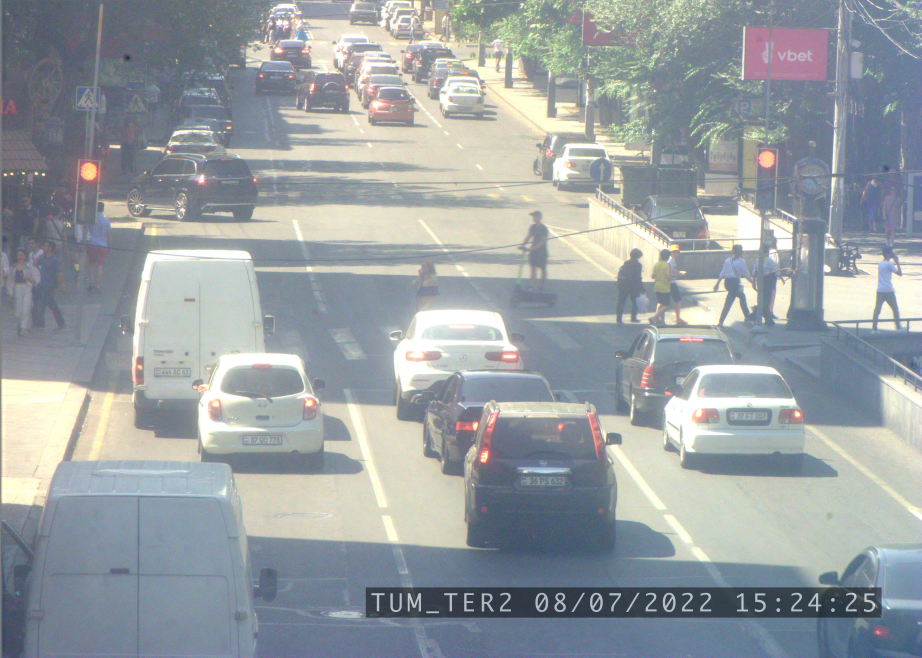
#> input picture Textures/11.jpg, 4608 x 3288 px (shown at 1/5 size)
$ python testing2.py
#> lines starting #> are read from the running program, lines starting #| are printed output that depends on the picture; after the words box and inside, x2 and y2 are one past the last pixel; in counts of white or black regions, pixels touching at a corner belong together
import cv2
# import imutils

# Initializing the HOG person
hog = cv2.HOGDescriptor()
hog.setSVMDetector(cv2.HOGDescriptor_getDefaultPeopleDetector())


#FIXME: esi a et sharpeni methody
# kernel = np.array([[0, -1, 0],
#                    [-1, 5,-1],
#                    [0, -1, 0]])
# image_sharp = cv2.filter2D(src=image, ddepth=-1, kernel=kernel)

# Reading the Image
# image = cv2.imread('Textures/11.jpg', 0)
image = cv2.resize(cv2.imread('Textures/11.jpg', 0), [1260, 914])
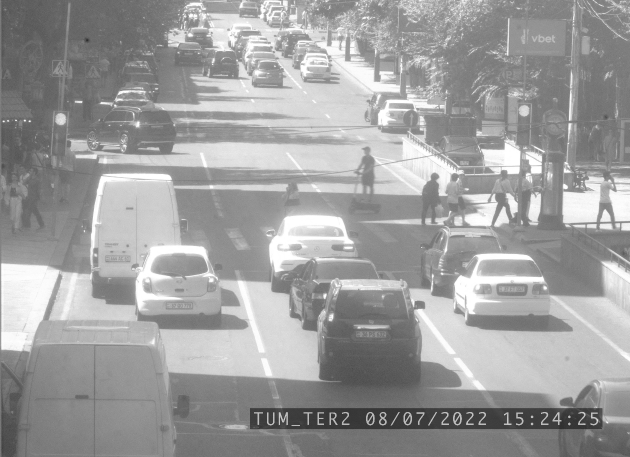
#> image: shape (914, 1260) (shown at 1/2 size); min 41, max 255, mean 158

# Resizing the Image
# image = imutils.resize(image,
#                        width=min(500, image.shape[1]))

# Detecting all humans
(humans, _) = hog.detectMultiScale(image,
                                   winStride=(3, 3),
                                   padding=(3, 3),
                                   scale=1.21)
#> humans = [[697, 276, 75, 151], [827, 327, 74, 149], [1174, 330, 74, 149], [966, 321, 77, 155], [1006, 315, 83, 166], [870, 328, 77, 155], [20, 310, 94, 187]]
# getting no. of human detected
print('Human Detected : ', len(humans))
#| Human Detected :  7

# Drawing the rectangle regions
for (x, y, w, h) in humans:
    cv2.rectangle(image, (x, y),
                  (x + w, y + h),
                  (0, 0, 255), 2)
#> this loop made 7 passes
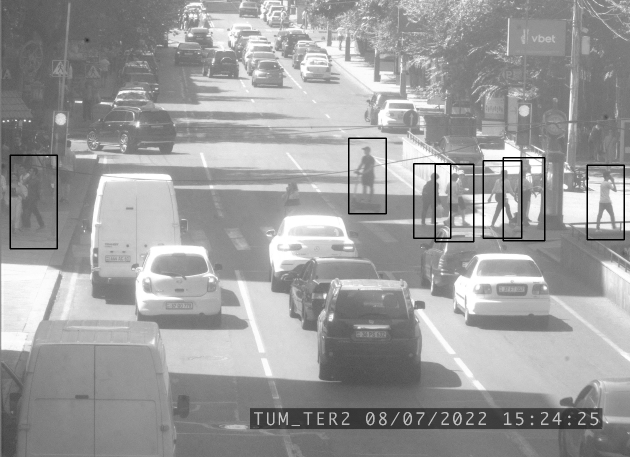
#> image: shape (914, 1260) (shown at 1/2 size); 0.86% of pixels changed, all inside (x1, y1, x2, y2) = (19, 275, 1250, 499)

# Displaying the output Image
cv2.imshow("Image", image)
cv2.waitKey(0)

cv2.destroyAllWindows()

$ run again, with Textures/1.jpg copied over Textures/11.jpg
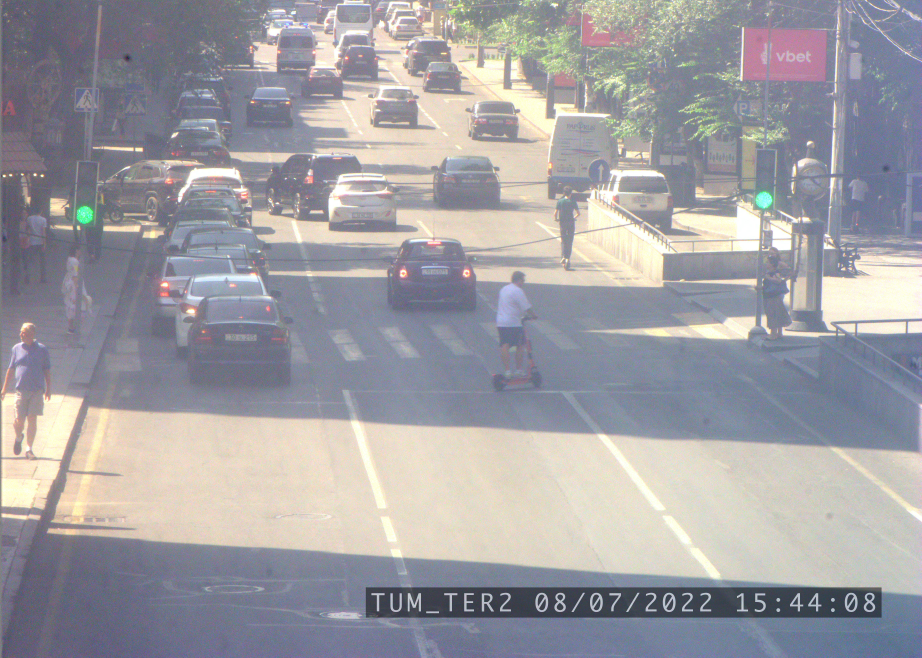
#> input picture Textures/1.jpg, 4608 x 3288 px (shown at 1/5 size)
#> `image = cv2.resize(cv2.imread('Textures/11.jpg', 0), [1260, 914])`:
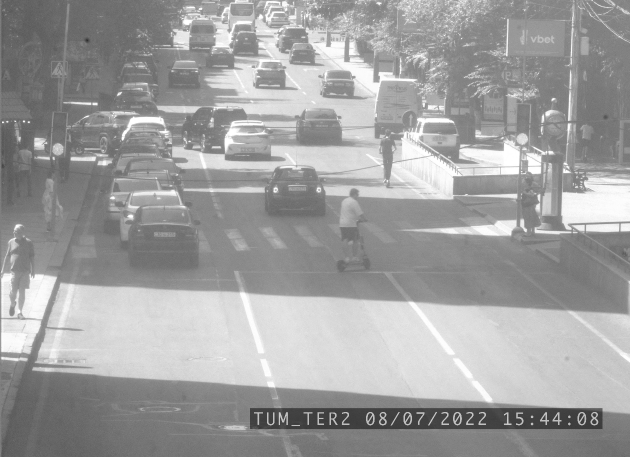
#> image: shape (914, 1260) (shown at 1/2 size); min 37, max 255, mean 159.3
#> humans = [[1014, 236, 64, 128], [740, 244, 71, 142], [533, 37, 77, 155], [0, 475, 85, 175], [662, 16, 107, 214], [1011, 325, 94, 187], [710, 138, 137, 274]]
#| Human Detected :  7
#> the loop `for (x, y, w, h) in humans:` made 7 passes
#> after the loop `for (x, y, w, h) in humans:`:
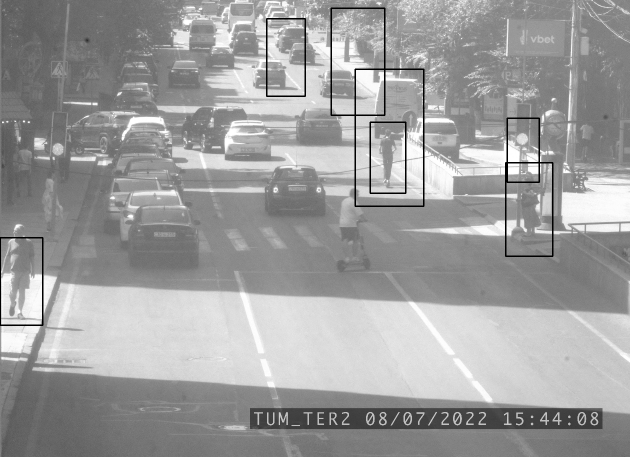
#> image: shape (914, 1260) (shown at 1/2 size); 0.97% of pixels changed, all inside (x1, y1, x2, y2) = (0, 15, 1107, 652)

$ run again, with Textures/111.jpg copied over Textures/11.jpg
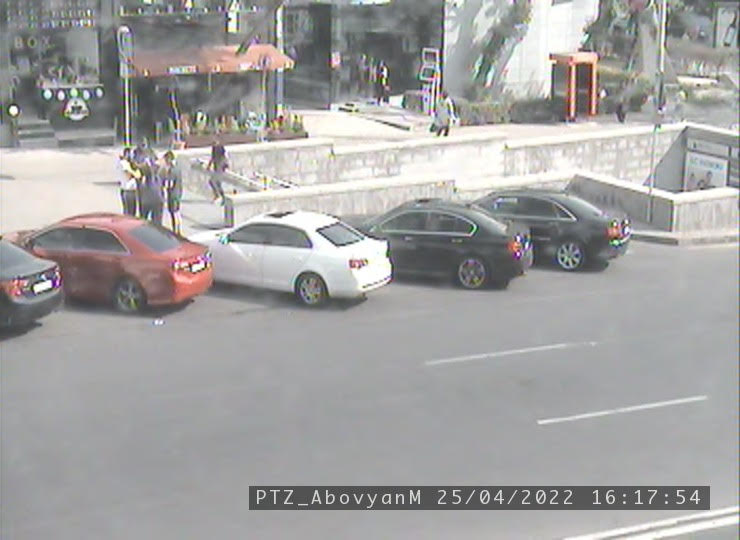
#> input picture Textures/111.jpg, 740 x 540 px
#> `image = cv2.resize(cv2.imread('Textures/11.jpg', 0), [1260, 914])`:
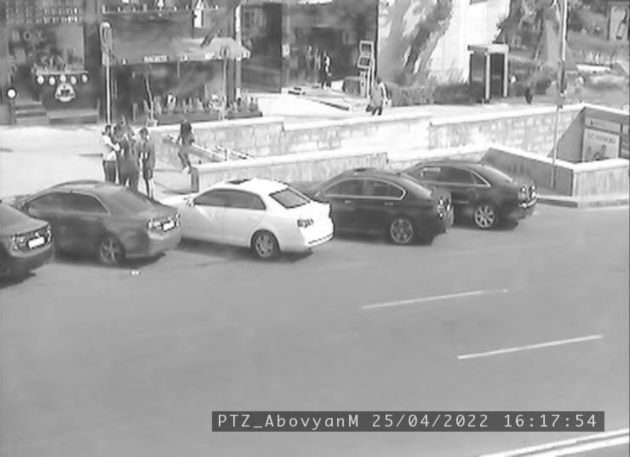
#> image: shape (914, 1260) (shown at 1/2 size); min 27, max 255, mean 161.9
#> humans = [[352, 260, 70, 142], [189, 218, 87, 173], [243, 225, 101, 201], [498, 358, 94, 187]]
#| Human Detected :  4
#> the loop `for (x, y, w, h) in humans:` made 4 passes
#> after the loop `for (x, y, w, h) in humans:`:
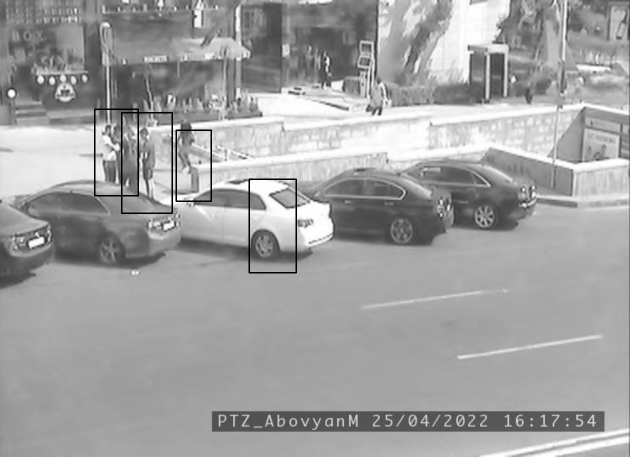
#> image: shape (914, 1260) (shown at 1/2 size); 0.55% of pixels changed, all inside (x1, y1, x2, y2) = (188, 217, 594, 547)

$ run again, with Textures/emrata.jpg copied over Textures/11.jpg
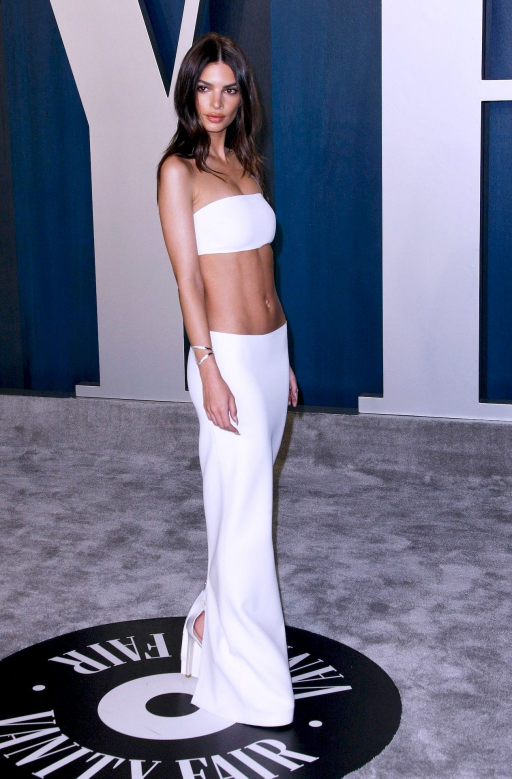
#> input picture Textures/emrata.jpg, 1024 x 1557 px (shown at 1/2 size)
#> `image = cv2.resize(cv2.imread('Textures/11.jpg', 0), [1260, 914])`:
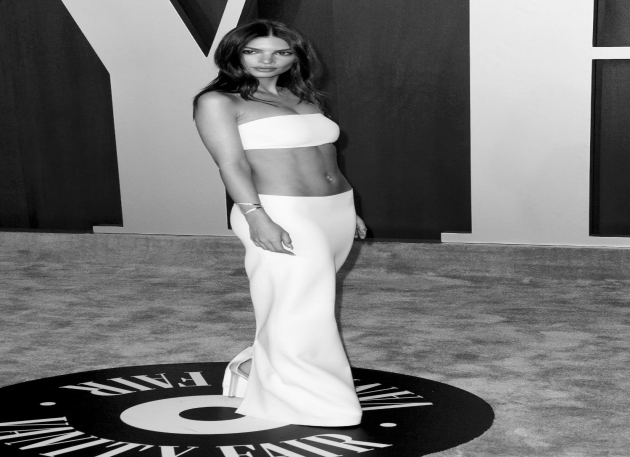
#> image: shape (914, 1260) (shown at 1/2 size); min 0, max 253, mean 116.8
#> humans = [[579, 159, 137, 274]]
#| Human Detected :  1
#> the loop `for (x, y, w, h) in humans:` made 1 pass
#> after the loop `for (x, y, w, h) in humans:`:
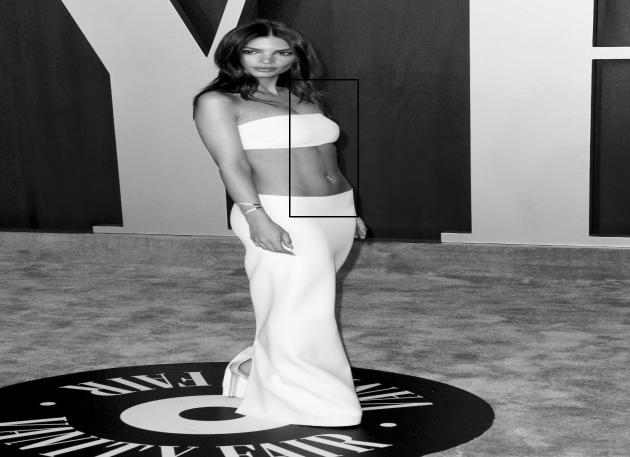
#> image: shape (914, 1260) (shown at 1/2 size); 0.21% of pixels changed, all inside (x1, y1, x2, y2) = (578, 158, 718, 435)
